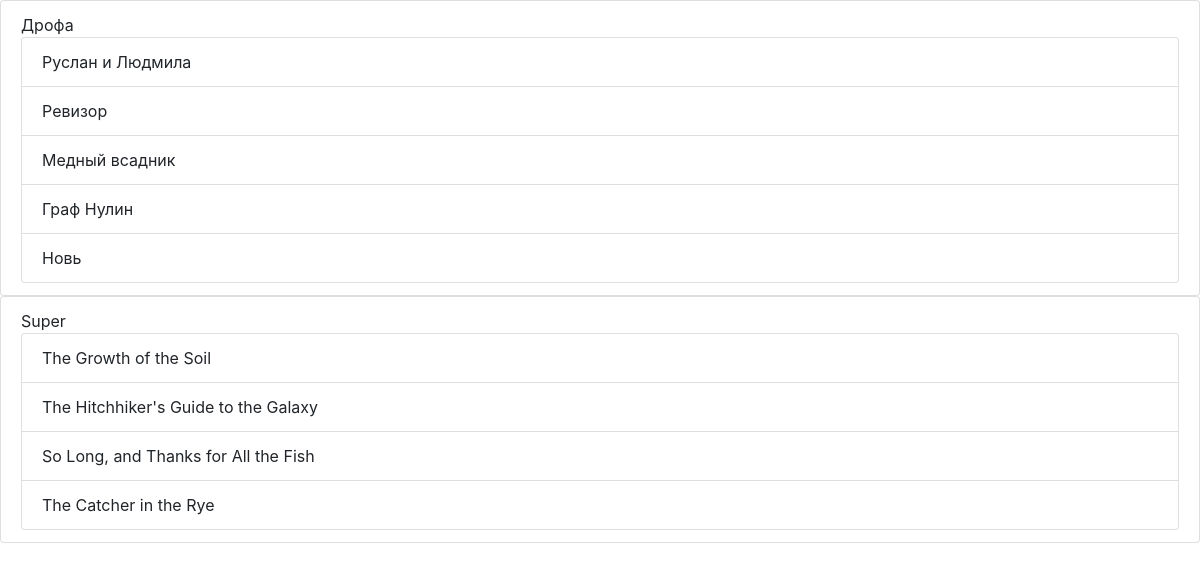
The app's page /redactions/ with its own data.
### p_library/models.py (models this page shows, shortened)
class Redaction(models.Model):
    name = models.CharField(max_length=128)

class Book(models.Model):
    ISBN = models.CharField(max_length=13)
    title = models.TextField()
    description = models.TextField()
    year_release = models.SmallIntegerField()
    author = models.ForeignKey('Author', on_delete=models.CASCADE)
    copy_count = models.IntegerField(default=1)
    price = models.DecimalField(max_digits=8, decimal_places=2)
    redaction = models.ForeignKey('Redaction', on_delete=models.CASCADE, null=True, blank=True, related_name='books')

### p_library/views.py (the view)
# urls.py: path('redactions/', views.redactions),
def redactions(request):
    template = loader.get_template('redactions.html')
    redactions = Redaction.objects.all()
    data = {
        "redactions": redactions,
    }
    return HttpResponse(template.render(data, request))

### p_library/templates/redactions.html (shortened to what this page needs)
<!DOCTYPE html>
<html lang="en">
<head>
    <link rel="stylesheet" href="https://stackpath.bootstrapcdn.com/bootstrap/4.3.1/css/bootstrap.min.css">
</head>
<body>
    {% for redaction in redactions %}
        <ul class="list-group">
            <li class="list-group-item">
                {{ redaction.name }}
                <ul class="list-group">
                    {% for book in redaction.books.all %}
                        <li class="list-group-item"> {{ book.title }}</li>
                    {% endfor %}
                </ul>
            </li>
        </ul>
    {% endfor %}
</body>
</html>

### records on screen
Redaction: name "Дрофа"
Book: title "Руслан и Людмила"
Book: title "Ревизор"
Book: title "Медный всадник"
Book: title "Граф Нулин"
Book: title "Новь"
Redaction: name "Super"
Book: title "The Growth of the Soil"
Book: title "The Hitchhiker's Guide to the Galaxy"
Book: title "So Long, and Thanks for All the Fish"
Book: title "The Catcher in the Rye"
